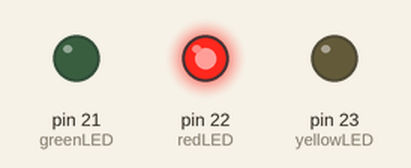
Recording of a sketch running on a simulated Arduino Mega 2560, built with avr-gcc and run on an emulated ATmega2560. Parts: output pins drawn as LEDs (lit = HIGH).

Above: at 10.0 s.
At 19.5 s:
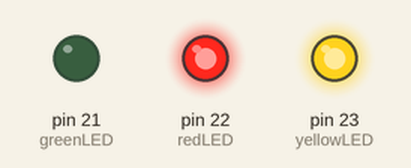
At 24.5 s:
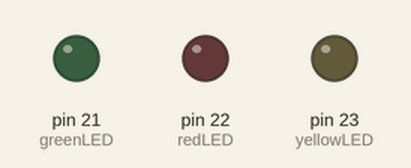
At 30.0 s:
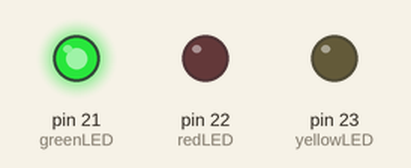
Timing chart, 0 to 44.0 s (numbered marks = the images above):
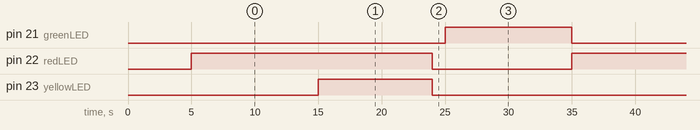

The sketch:

traffic_light_module.ino
```cpp
// Define GPIO pins for LEDs
const int redLED = 22;
const int greenLED = 21;
const int yellowLED = 23;

void setup() {
  // Set LED pins as outputs
  pinMode(redLED, OUTPUT);
  pinMode(greenLED, OUTPUT);
  pinMode(yellowLED, OUTPUT);

  // Initialize all LEDs to OFF
  digitalWrite(redLED, LOW);
  digitalWrite(greenLED, LOW);
  digitalWrite(yellowLED, LOW);

  // Delay for 5 seconds after bootup
  delay(5000);
}

void loop() {
  // Turn on the red LED at 6th second
  digitalWrite(redLED, HIGH);
  delay(1000); // Delay for 1 second to reach the 6th second

  // Turn on the yellow LED at the 16th second
  delay(9000); // Delay for 9 seconds to reach the 16th second
  digitalWrite(yellowLED, HIGH);

  // Turn off red and yellow LEDs at the 25th second
  delay(9000); // Delay for 9 seconds to reach the 25th second
  digitalWrite(redLED, LOW);
  digitalWrite(yellowLED, LOW);

  // Turn on the green LED at the 26th second
  delay(1000); // Delay for 1 second to reach the 26th second
  digitalWrite(greenLED, HIGH);

  // Green LED stays on for the next 10 seconds
  delay(10000);

  // Turn off the green LED
  digitalWrite(greenLED, LOW);

  // Repeat the cycle
}
```

Measured:
- by itself, pin 21 (greenLED): alternates HIGH for 10.0 s and LOW for 20.0 s
- by itself, pin 22 (redLED): alternates HIGH for 19.0 s and LOW for 11.0 s
- by itself, pin 23 (yellowLED): alternates HIGH for 9.0 s and LOW for 21.0 s
